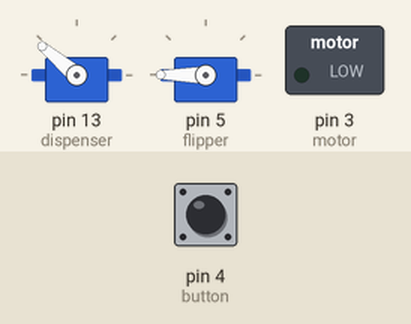
Bench run of a sketch on a simulated Arduino Uno, built with avr-gcc and run on an emulated ATmega328P. Parts: 2 × servo, switched loads named in the sketch (green lamp = pin HIGH). The inputs (shaded band) are chosen by the test bench; at power-on: pin 4 (button) LOW.

Above: at 1.2 s.
1.3 s: pin 4 (button) pulled HIGH for 0.15 s
At 2.77 s:
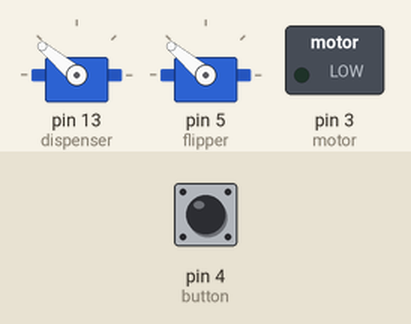
At 3.5 s:
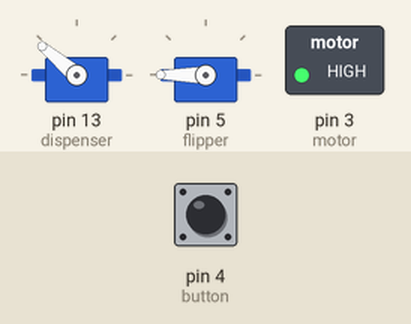
4.4 s: pin 4 (button) pulled HIGH for 3.2 s
At 6.7 s:
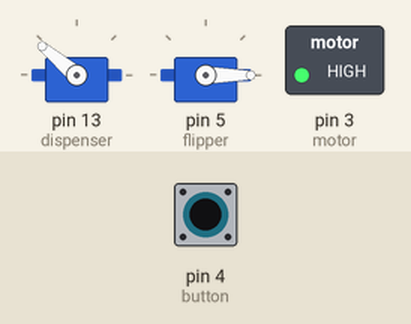
12.1 s: pin 4 (button) driven LOW
Timing chart, 0 to 14.8 s (numbered marks = the images above; inputs shaded):
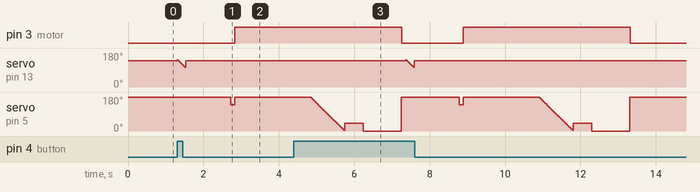

The sketch:

maj_proj.ino
```cpp
#include <Servo.h>

Servo dispenser;
Servo flipper;
const int motor = 3;
const int button = 4;
int buttonState = 0;
int pos = 0;

void setup()
{
  Serial.begin(9600);
  pinMode(motor, OUTPUT);
  dispenser.attach(13);
  dispenser.write(140);
  flipper.attach(5);
  flipper.write(180);
}

void loop()
{
  buttonState = digitalRead(button);
  if(buttonState == HIGH)
  {
    for(pos = 145 ; pos > 100; pos -= 1)  // goes from 0 degrees to 180 degrees
    {
      dispenser.write(pos);              // tell servo to go to position in variable 'pos'                       // waits 15ms for the servo to reach the position
      delay(5);
    }
    dispenser.write(140);              // tell servo to go to position in variable 'pos'                       // waits 15ms for the servo to reach the position
    delay(1200);
    flipper.write(140);
    delay(100                                                                                 );
    flipper.write(180);

    turn();

    for(pos = 180 ; pos > 0; pos -= 1)  // goes from 0 degrees to 180 degrees
    {
      flipper.write(pos);              // tell servo to go to position in variable 'pos'                       // waits 15ms for the servo to reach the position
      delay(5);
    }
    for(int i = 0 ; i < 5; i += 1) // goes from 0 degrees to 180 degrees
    {
      flipper.write(40);              // tell servo to go to position in variable 'pos'                       // waits 15ms for the servo to reach the position
      delay(100);
      flipper.write(0);
    }
    delay(1000);
    flipper.write(180);              // tell servo to go to position in variable 'pos'                       // waits 15ms for the servo to reach the position
    delay(20);

    unturn();
  }
}

void turn()
{
  digitalWrite(motor, HIGH);
  delay(2000);
}

void unturn()
{
  digitalWrite(motor, LOW);
  delay(100);
}
```

Measured:
- after the input at 1.3 s, pin 3 (motor): LOW → HIGH after 1.5 s; servo on pin 5 (flipper): 180° → 140° after 1.4 s, → 180° 0.10 s later
